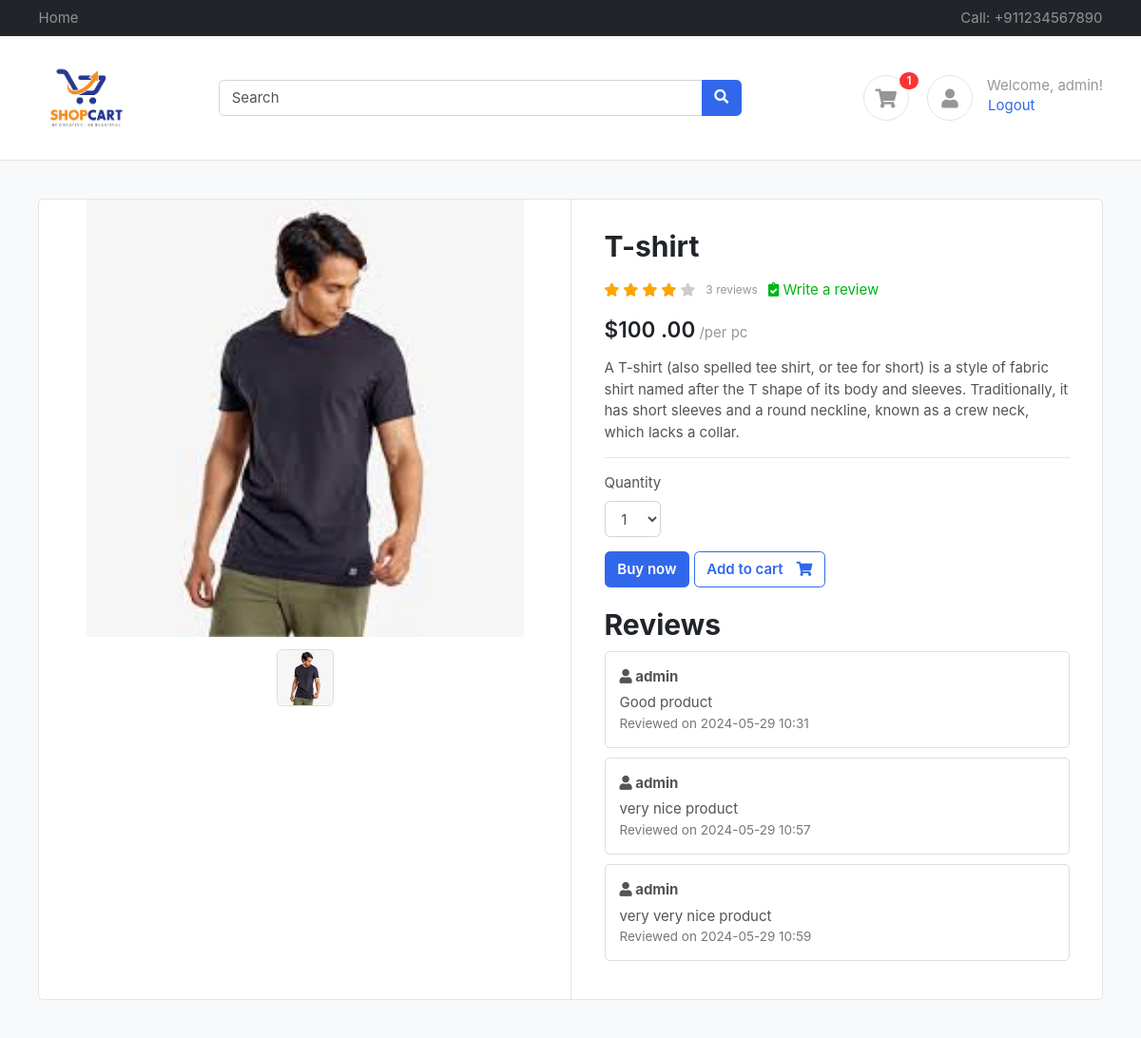
Before: /product/e60f1510-c37d-4ef1-9647-cf347fba6ab0/ (signed in) with the older database file.
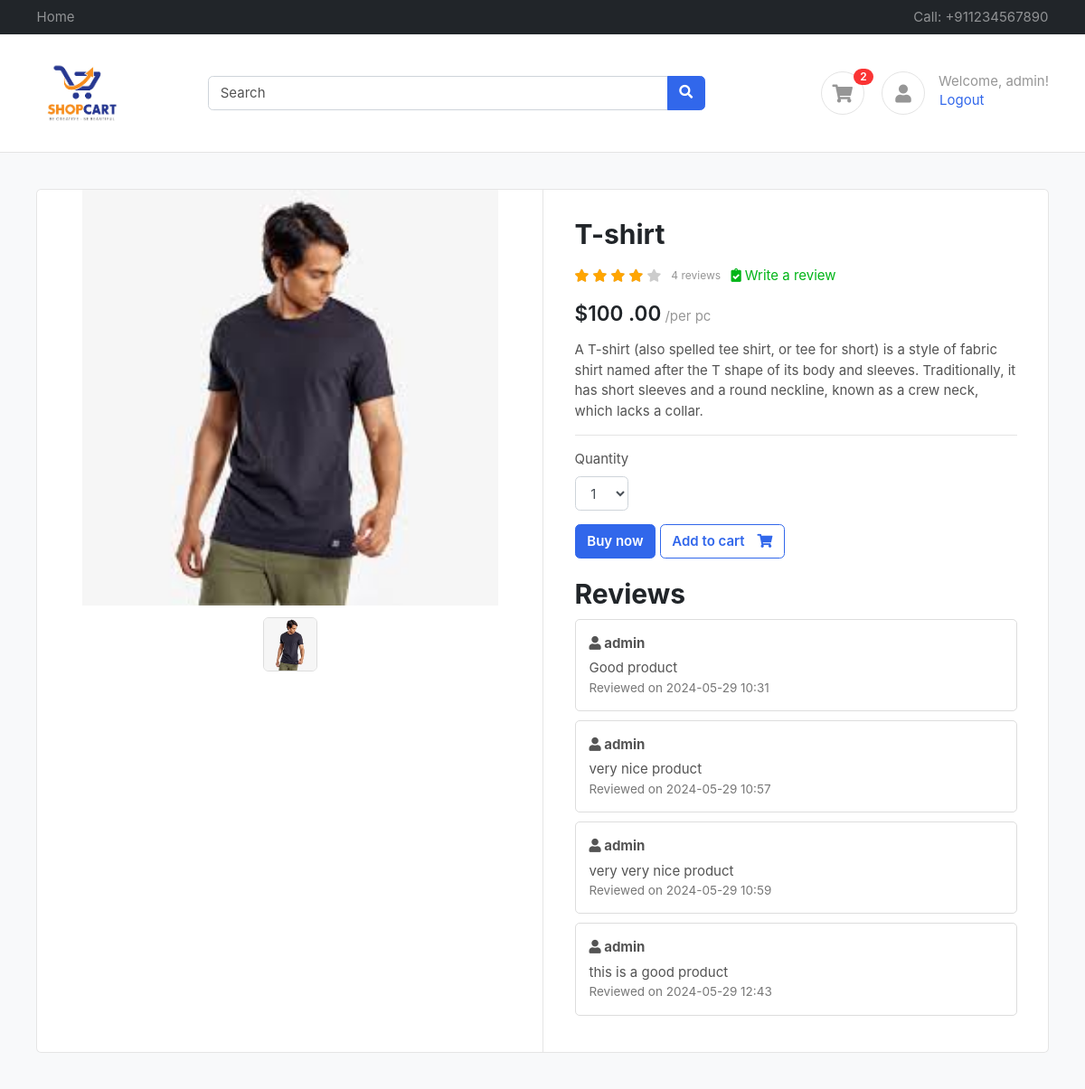
After: the same page with the newer database file.
### accounts/models.py (models this page shows)
class Profile(BaseModel):
    user = models.OneToOneField(User , on_delete=models.CASCADE , related_name="profile")
    is_email_verified = models.BooleanField(default=False)
    email_token = models.CharField(max_length=100 , null=True , blank=True)
    profile_image = models.ImageField(upload_to = 'profile')
    def get_cart_count(self):
        return CartItems.objects.filter(cart__is_paid=False, cart__user=self.user).count()

class Review(models.Model):
    user_profile = models.ForeignKey(Profile, on_delete=models.CASCADE)
    product = models.ForeignKey(Product, on_delete=models.CASCADE, related_name='reviews')
    review = models.TextField()
    created_at = models.DateTimeField(auto_now_add=True)

### products/models.py (models this page shows, shortened)
class ProductImage(BaseModel):
    product = models.ForeignKey(Product , on_delete=models.CASCADE , related_name="product_images")
    image =  models.ImageField(upload_to="product")

class Product(BaseModel):
    product_name = models.CharField(max_length=100)
    price = models.IntegerField()
    product_desription = models.TextField()
    def get_review_count(self):
        Review = apps.get_model('accounts', 'Review')
        return Review.objects.filter(product=self).count()

### products/views.py (the view)
# urls.py: path('<uid>/' , get_product , name="get_product"),
@login_required
def get_product(request , uid):
    try:
        product = Product.objects.get(uid =uid)
        reviews = Review.objects.filter(product=product)
        print(reviews)
        for review in reviews:
            print(f'Review by {review.user_profile.user.username}: {review.review} on {review.created_at}')
        quantity_options = range(1, 11)
        context = {'product': product, 'quantity_options': quantity_options, 'reviews':reviews}
        return render(request  , 'product/product.html' , context = context)
    except Exception as e:
        print(e)

### templates/product/product.html (shortened to what this page needs)
{% extends "base/base.html"%}
{%  block start %}
<section class="section-content padding-y bg">
    <div class="container">
    <div class="card">
        <div class="row no-gutters">
            <aside class="col-md-6">
    <article class="gallery-wrap">
    <div class="img-big-wrap">
      <div> <a href="#"><img src="/media/{{product.product_images.first.image}}"></a></div>
    </div>
    <div class="thumbs-wrap">
      {% for image in product.product_images.all %}
      <a href="#" class="item-thumb"> <img src="/media/{{image.image}}"></a>
      {% endfor %}
    </div>
    </article>
            </aside>
            <main class="col-md-6 border-left">
    <article class="content-body">
    <h2 class="title">{{product.product_name}}</h2>
    <div class="rating-wrap my-3">
        <ul class="rating-stars">
            <li style="width:80%" class="stars-active">
                <i class="fa fa-star"></i> <i class="fa fa-star"></i>
                <i class="fa fa-star"></i> <i class="fa fa-star"></i>
            </li>
            <li>
                <i class="fa fa-star"></i> <i class="fa fa-star"></i>
                <i class="fa fa-star"></i> <i class="fa fa-star"></i>
                <i class="fa fa-star"></i>
            </li>
        </ul>
        <small class="label-rating text-muted">{{product.get_review_count}} reviews</small>
        <a href="{% url 'add_review' product.uid %}" class="label-rating text-success mouse-pointer"> <i class="fa fa-clipboard-check"></i> Write a review</a>
    </div>
    <div class="mb-3">
        <var class="price h4">
          {% if updated_price %}
          {{updated_price}}
          {% else %}
          ${{product.price}}
          {% endif %}
          .00</var>
        <span class="text-muted">/per pc</span>
    </div>
    <p>{{product.product_desription}}</p>
    <hr>
        <div class="form-row">
          <div class="form-group col-md flex-grow-0">
              <label>Quantity</label>
              <select id="quantitySelect" name="quantity" class="form-control">
                  {% for quantity_option in quantity_options %}
                      <option value="{{ quantity_option }}">
                          {{ quantity_option }}
                      </option>
                  {% endfor %}
              </select>
          </div>
          </div>
          <a id="buyNowLink" href="{% url 'buy-now' product.uid %}?quantity=1" class="btn btn-primary">Buy now</a>
          <a id="addToCartLink" href="{% url 'add-to-cart' product.uid %}?quantity=1" class="btn btn-outline-primary">
              <span class="text">Add to cart</span> <i class="fas fa-shopping-cart"></i>
          </a>
          <h2 class="title" style="margin-top: 20px;">Reviews</h2>
          <div>
            {% for review in reviews %}
                <div class="review-block">
                    <div class="review-header">
                        <i class="fa fa-user"></i> {{ review.user_profile.user.username }}
                    </div>
                    <div>
                        {{ review.review }}
                    </div>
                    <div class="review-date">
                        Reviewed on {{ review.created_at|date:"Y-m-d H:i" }}
                    </div>
                </div>
            {% endfor %}
          </div>
        </article>
            </main>
        </div>
    </div>
    </div>
</section>
{% endblock %}

### templates/base/base.html (shortened to what this page needs)
{% load static %}
<!DOCTYPE HTML>
<html lang="en">
<head>
<link href="/media/css/bootstrap.css" rel="stylesheet" type="text/css"/>
<link href="/media/fonts/fontawesome/css/all.min.css" type="text/css" rel="stylesheet">
<link href="/media/css/ui.css" rel="stylesheet" type="text/css"/>
<link href="/media/css/responsive.css" rel="stylesheet" />
</head>
<body>
	<header class="section-header">
		<nav class="navbar navbar-dark navbar-expand p-0 bg-dark">
			<div class="container">
			<ul class="navbar-nav d-none d-md-flex mr-auto">
				<li class="nav-item"><a class="nav-link" href="http://127.0.0.1:8000/">Home</a></li>
			</ul>
			<ul class="navbar-nav">
				<li class="nav-item"><a href="#" class="nav-link"> Call: +911234567890 </a></li>
			</ul>
		  	</div>
		</nav>
		<section class="header-main border-bottom">
			<div class="container">
				<div class="row align-items-center">
					<div class="col-lg-2 col-4">
						<div class="brand-wrap">
							<img class="logo" src="{% static 'images/logo1.png' %}">
						</div>
					</div>
					<div class="col-lg-6 col-sm-12">
						<form action="#" class="search">
							<div class="input-group w-100">
								<input type="text" class="form-control" placeholder="Search">
								<div class="input-group-append">
								<button class="btn btn-primary" type="submit">
									<i class="fa fa-search"></i>
								</button>
								</div>
							</div>
						</form>
					</div>
					<div class="col-lg-4 col-sm-6 col-8">
						<div class="widgets-wrap float-md-right">
							<div class="widget-header  mr-3">
								<a href="{%  url 'cart' %}" class="icon icon-sm rounded-circle border"><i class="fa fa-shopping-cart"></i></a>
								<span class="badge badge-pill badge-danger notify">{{request.user.profile.get_cart_count}}</span>
							</div>
							<div class="widget-header icontext">
								<a href="#" class="icon icon-sm rounded-circle border"><i class="fa fa-user"></i></a>
								<div class="text">
									{% if user.is_authenticated %}
										<span class="text-muted">Welcome, {{ user.username }}!</span>
										<div>
											<form id="logout-form" action="{% url 'logout' %}" method="post" style="display: inline;">
												<button type="submit" class="btn btn-link" style="padding: 0;">Logout</button>
											</form>
										</div>
									{% else %}
										<span class="text-muted">Welcome!</span>
										<div>
											<a href="{% url 'login' %}">Sign in</a> |
											<a href="{% url 'register' %}">Register</a>
										</div>
									{% endif %}
								</div>
							</div>
						</div>
					</div>
				</div>
			</div>
		</section>
	</header>
	{% block start %}
	{% endblock %}
</body>
</html>

Changed rows visible on the page:
computed for Product "T-shirt": get_review_count "3" → "4"
added Review: user_profile.user.username "admin", review "this is a good product", created_at "2024-05-29 12:43"
Other visible differences:
{{ request.user.profile.get_cart_count }}: "1" → "2"
